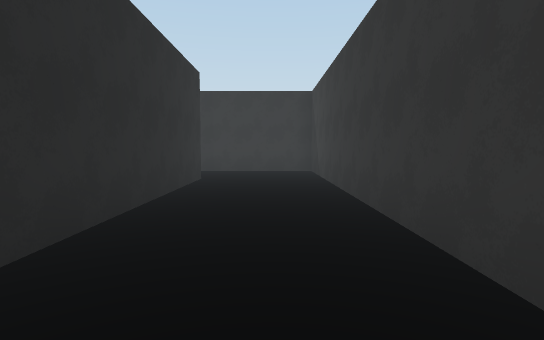
view 1 (above)

22 first-person views from a walk through a 3-D level made in the Unity game engine. The camera is 1.5 m above the floor, tilts 4° down and sees 80° across. The floor is counted in squares, 2 m on a side. Each view is taken from the middle of a square. On the plan, view 1 faces up. The plan holds only what a view shows up to about 11 squares ahead; the rest is blank.

view 2
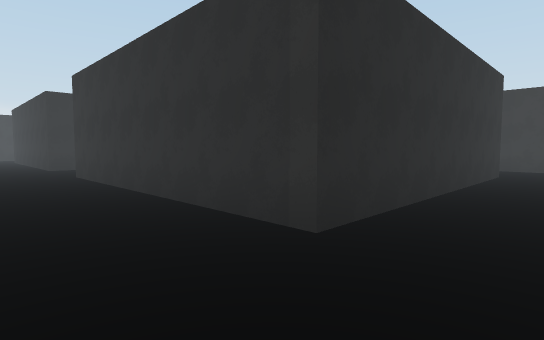

view 3
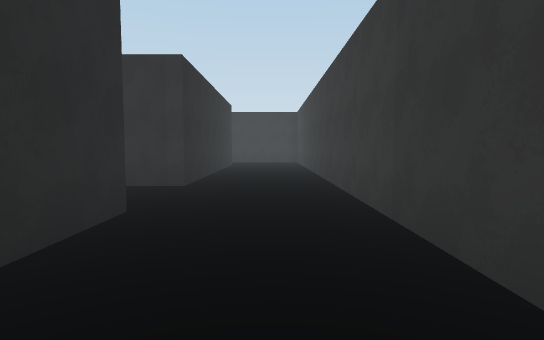

view 4
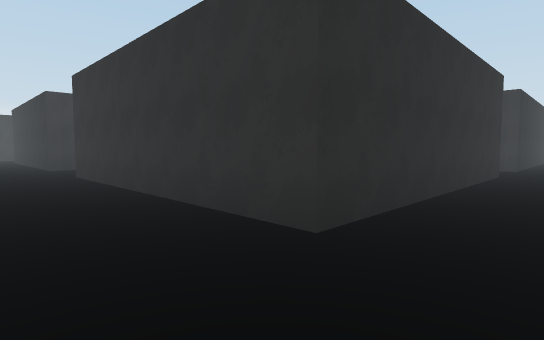

view 5
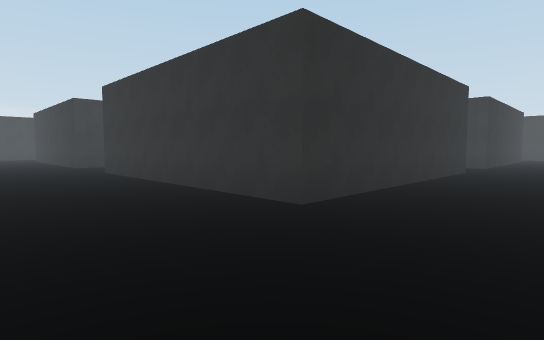

view 6
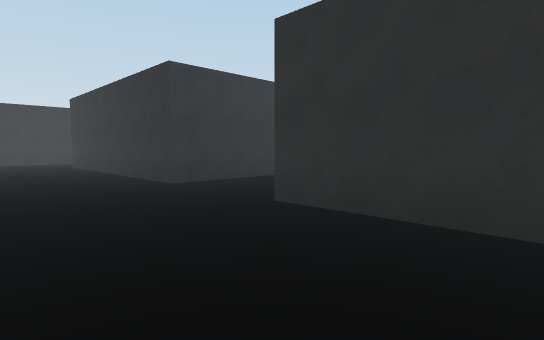

view 7
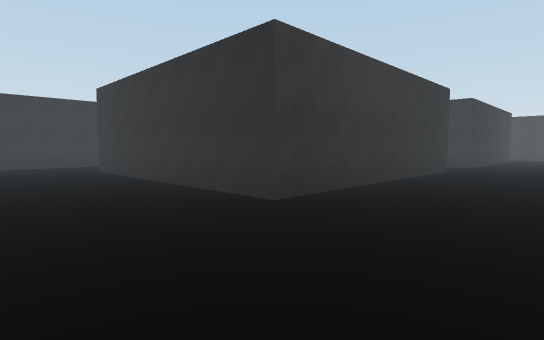

view 8
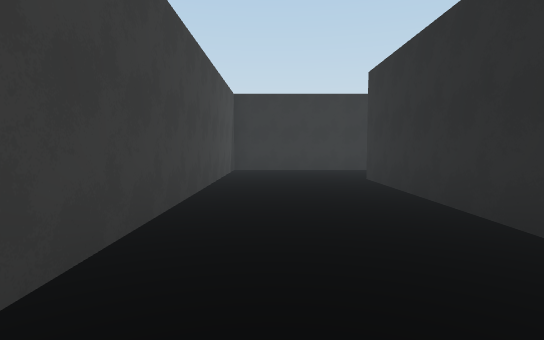

view 9
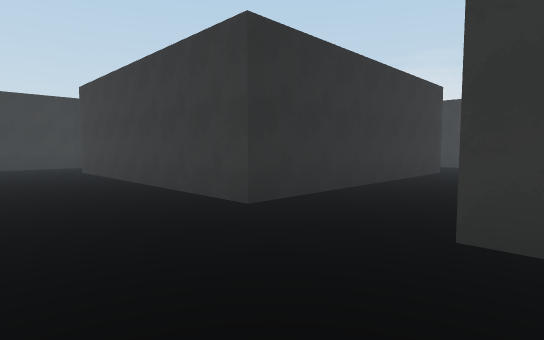

view 10
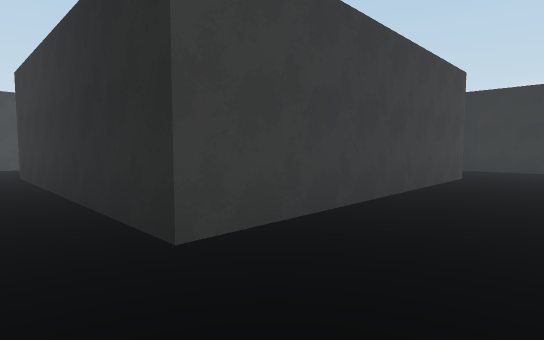

view 11
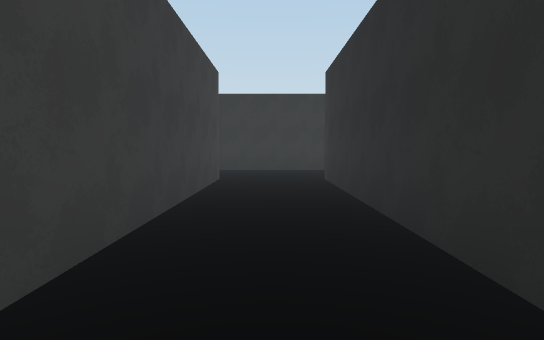

view 12
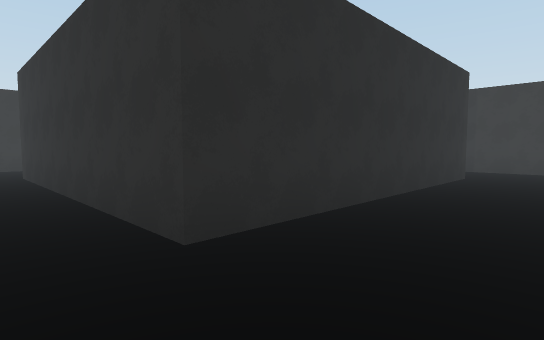

view 13
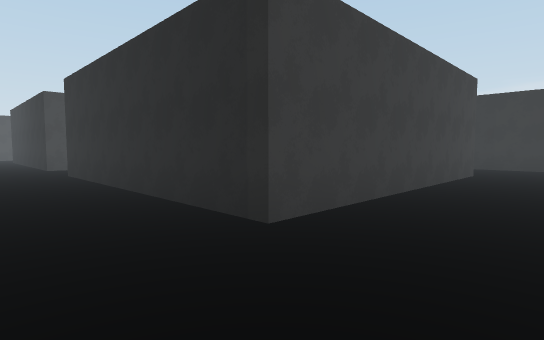

view 14
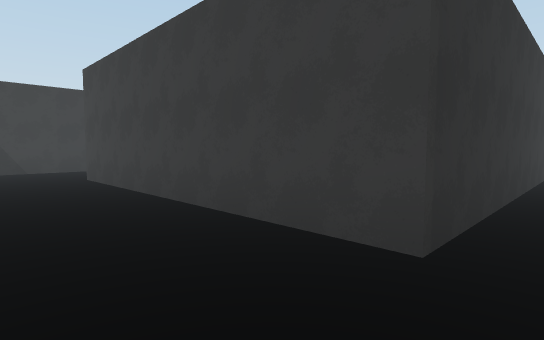

view 15
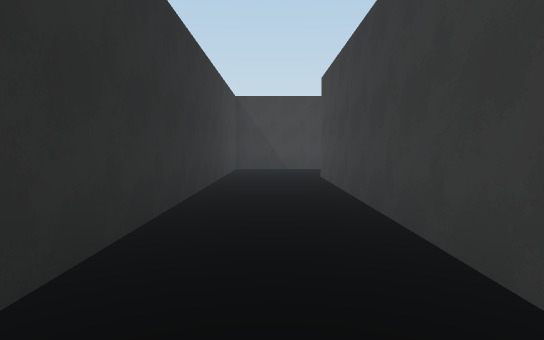

view 16
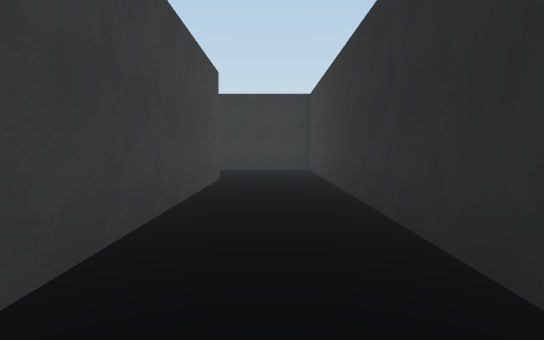

view 17
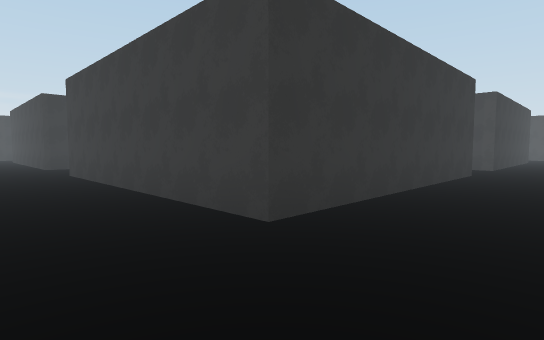

view 18
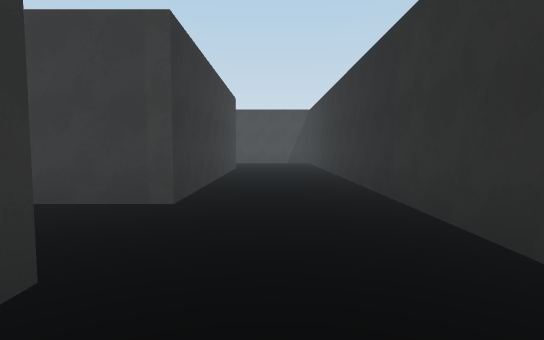

view 19
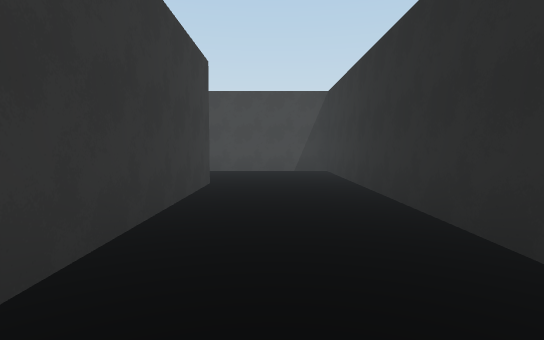

view 20
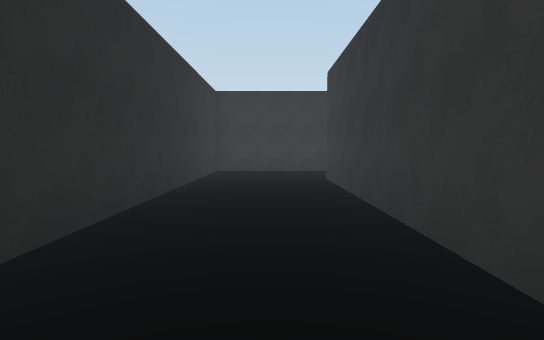

view 21
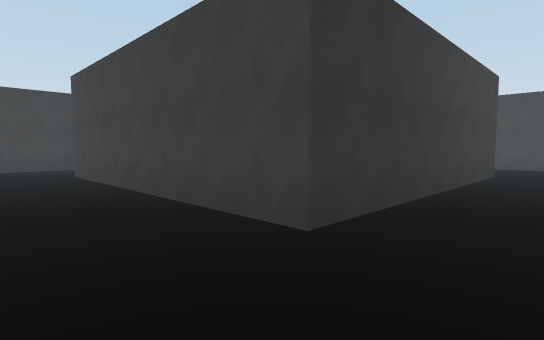

view 22
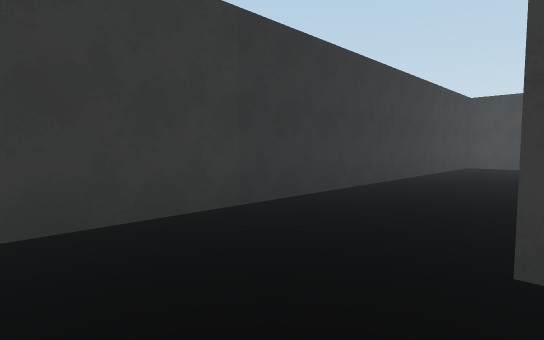

### Floor plan
Points are (right, up) in squares from view 1. A wall is a line through its corners. A room is listed if a view was taken in it or the views show most of it. See-through windows are left out.
Room 1 (views 1, 2, 3, 4, 5, 6, 7, 8, 9, 10, 11, 12, 13, 14, 15, 16, 17, 18, 19, 20, 21, 22)
walls: (-12.2, -2.2) (-12.2, -9.7) (-19.7, -9.7) (-19.7, -2.2) (-12.2, -2.2); (-9.2, -2.2) (-1.7, -2.2) (-1.7, -9.7) (-9.2, -9.7) (-9.2, -2.2); (-12.2, 0.3) (-19.7, 0.3) (-19.7, 7.7) (-12.2, 7.7) (-12.2, 0.3); (-9.2, 0.3) (-9.2, 7.7) (-1.7, 7.7) (-1.7, 0.3) (-9.2, 0.3); (-9.9, -13.2) (-8.6, -13.2); (-0.2, -13.2) (0.4, -13.2); (1.3, -12.4) (1.3, 10.3) (-22.8, 10.3) (-22.8, -13.2) (-12.1, -13.2)

Positions as (right, up) in squares from view 1, and headings:
1: (0, 0), facing up
2: (0, -2), facing up-left
3: (0, -6), facing up
4: (0, -12), facing up-left
5: (1, -13), facing up-left
6: (-6, -13), facing up-left
7: (-9, -13), facing up-left
8: (-12, -12), facing left
9: (-12, -3), facing up-right
10: (-11, 0), facing down-left
11: (-12, -1), facing left
12: (-10, -1), facing up-left
13: (-10, 10), facing down-left
14: (-10, 10), facing down-right
15: (-10, 9), facing right
16: (-12, 9), facing left
17: (-22, 10), facing down-right
18: (-21, 2), facing down
19: (-21, -3), facing down
20: (-21, 0), facing up
21: (-11, 0), facing down-right
22: (-2, 0), facing down-right
